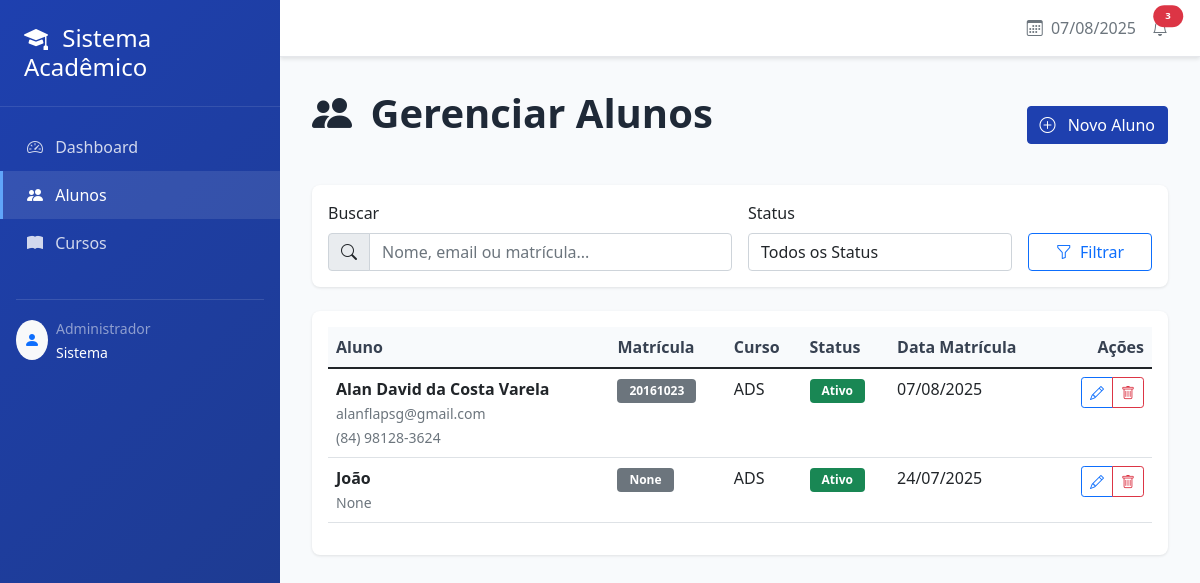
The page /alunos/ (signed in) on the database its author committed.
### people/models.py (models this page shows, shortened)
class Aluno(models.Model):
    STATUS_CHOICES = [
        ('ativo', 'Ativo'),
        ('inativo', 'Inativo'),
        ('trancado', 'Trancado'),
    ]
    phone_regex = RegexValidator(
        regex=r'^\(\d{2}\) \d{4,5}-\d{4}$',
        message="Telefone deve estar no formato: '(11) 99999-9999'"
    )
    nome = models.CharField(max_length=200, verbose_name='Nome Completo')
    email = models.EmailField(unique=True, null=True, blank=True, verbose_name='Email')
    telefone = models.CharField(validators=[phone_regex], max_length=17, blank=True, verbose_name='Telefone')
    matricula = models.CharField(max_length=20, unique=True, null=True, blank=True, verbose_name='Matrícula')
    curso = models.ForeignKey(Curso, on_delete=models.CASCADE, verbose_name='Curso')
    status = models.CharField(max_length=10, choices=STATUS_CHOICES, default='ativo')
    data_matricula = models.DateField(default=timezone.now, verbose_name='Data de Matrícula')
    data_criacao = models.DateTimeField(default=timezone.now)  # Substitui auto_now_add
    data_atualizacao = models.DateTimeField(auto_now=True)
    class Meta:
        verbose_name = 'Aluno'
        verbose_name_plural = 'Alunos'
        ordering = ['nome']

class Curso(models.Model):
    STATUS_CHOICES = [
        ('ativo', 'Ativo'),
        ('inativo', 'Inativo'),
    ]
    nome = models.CharField(max_length=200, verbose_name='Nome do Curso')
    codigo = models.CharField(max_length=10, unique=True, null=True, blank=True, verbose_name='Código')
    duracao = models.CharField(max_length=50, default='Indefinida', verbose_name='Duração')
    descricao = models.TextField(default='Descrição temporária', verbose_name='Descrição')
    coordenador = models.CharField(max_length=200, default='Coordenador Temporário', verbose_name='Coordenador')
    status = models.CharField(max_length=10, choices=STATUS_CHOICES, default='ativo')
    data_criacao = models.DateTimeField(default=timezone.now)
    data_atualizacao = models.DateTimeField(auto_now=True)
    class Meta:
        verbose_name = 'Curso'
        verbose_name_plural = 'Cursos'
        ordering = ['nome']

### people/views.py (the view)
# urls.py: path('alunos/', ListaAlunosView.as_view(), name='lista_alunos'),
@method_decorator(login_required, name='dispatch')
class ListaAlunosView(TitleMixin, ListView):
    model = Aluno
    template_name = 'core/lista_alunos.html'
    context_object_name = 'page_obj'
    paginate_by = 10
    title = 'Lista de Alunos'
    def get_queryset(self):
        queryset = super().get_queryset()
        busca = self.request.GET.get('busca', '')
        status = self.request.GET.get('status', '')
        if busca:
            queryset = queryset.filter(
                Q(nome__icontains=busca) |
                Q(email__icontains=busca) |
                Q(matricula__icontains=busca)
            )
        if status:
            queryset = queryset.filter(status=status)
        return queryset.order_by('nome')

### people/mixins.py (called while the page is built)
    def get_context_data(self, **kwargs):
        context = super().get_context_data(**kwargs)
        context['titulo'] = self.title
        return context

### people/templates/core/lista_alunos.html (shortened to what this page needs)
{% extends 'base.html' %}
{% block content %}
<div class="d-flex justify-content-between align-items-center mb-4">
    <h1 class="page-title">
        <i class="bi bi-people-fill me-2"></i>
        Gerenciar Alunos
    </h1>
    <a href="{% url 'criar_aluno' %}" class="btn btn-primary">
        <i class="bi bi-plus-circle me-2"></i>
        Novo Aluno
    </a>
</div>
<div class="card mb-4">
    <div class="card-body">
        <form method="GET" class="row g-3">
            <div class="col-md-6">
                <label for="busca" class="form-label">Buscar</label>
                <div class="input-group">
                    <span class="input-group-text">
                        <i class="bi bi-search"></i>
                    </span>
                    <input type="text" class="form-control" id="busca" name="busca"
                           value="{{ busca }}" placeholder="Nome, email ou matrícula...">
                </div>
            </div>
            <div class="col-md-4">
                <label for="status" class="form-label">Status</label>
                <select class="form-control" id="status" name="status">
                    <option value="">Todos os Status</option>
                </select>
            </div>
            <div class="col-md-2 d-flex align-items-end">
                <button type="submit" class="btn btn-outline-primary w-100">
                    <i class="bi bi-funnel me-1"></i>
                    Filtrar
                </button>
            </div>
        </form>
    </div>
</div>
<div class="card">
    <div class="card-body">
        {% if page_obj %}
            <div class="table-responsive">
                <table class="table table-hover">
                    <thead>
                        <tr>
                            <th>Aluno</th>
                            <th>Matrícula</th>
                            <th>Curso</th>
                            <th>Status</th>
                            <th>Data Matrícula</th>
                            <th class="text-end">Ações</th>
                        </tr>
                    </thead>
                    <tbody>
                        {% for aluno in page_obj %}
                            <tr>
                                <td>
                                    <div>
                                        <strong>{{ aluno.nome }}</strong><br>
                                        <small class="text-muted">{{ aluno.email }}</small><br>
                                        {% if aluno.telefone %}
                                            <small class="text-muted">{{ aluno.telefone }}</small>
                                        {% endif %}
                                    </div>
                                </td>
                                <td>
                                    <span class="badge bg-secondary">{{ aluno.matricula }}</span>
                                </td>
                                <td>{{ aluno.curso.nome }}</td>
                                <td>
                                    {% if aluno.status == 'ativo' %}
                                        <span class="badge bg-success">Ativo</span>
                                    {% elif aluno.status == 'inativo' %}
                                        <span class="badge bg-danger">Inativo</span>
                                    {% else %}
                                        <span class="badge bg-warning">Trancado</span>
                                    {% endif %}
                                </td>
                                <td>{{ aluno.data_matricula|date:"d/m/Y" }}</td>
                                <td class="text-end">
                                    <div class="btn-group btn-group-sm">
                                        <a href="{% url 'editar_aluno' aluno.pk %}"
                                           class="btn btn-outline-primary" title="Editar">
                                            <i class="bi bi-pencil"></i>
                                        </a>
                                        <a href="{% url 'excluir_aluno' aluno.pk %}"
                                           class="btn btn-outline-danger" title="Excluir">
                                            <i class="bi bi-trash"></i>
                                        </a>
                                    </div>
                                </td>
                            </tr>
                        {% endfor %}
                    </tbody>
                </table>
            </div>
        {% endif %}
    </div>
</div>
{% endblock %}

### templates/base.html (shortened to what this page needs)
<!DOCTYPE html>
<html lang="pt-br">
<head>
    <link href="https://cdn.jsdelivr.net/npm/bootstrap@5.1.3/dist/css/bootstrap.min.css" rel="stylesheet">
    <link rel="stylesheet" href="https://cdn.jsdelivr.net/npm/bootstrap-icons@1.7.2/font/bootstrap-icons.css">
</head>
<body>
    <nav class="sidebar">
        <div class="logo">
            <h4 class="mb-0">
                <i class="bi bi-mortarboard-fill me-2"></i>
                Sistema Acadêmico
            </h4>
        </div>
        <ul class="nav flex-column mt-3">
            <li class="nav-item">
                <a class="nav-link {% if request.resolver_match.url_name == 'dashboard' %}active{% endif %}"
                   href="{% url 'dashboard' %}">
                    <i class="bi bi-speedometer2 me-2"></i>
                    Dashboard
                </a>
            </li>
            <li class="nav-item">
                <a class="nav-link {% if 'aluno' in request.resolver_match.url_name %}active{% endif %}"
                   href="{% url 'lista_alunos' %}">
                    <i class="bi bi-people-fill me-2"></i>
                    Alunos
                </a>
            </li>
            <li class="nav-item">
                <a class="nav-link {% if 'curso' in request.resolver_match.url_name %}active{% endif %}"
                   href="{% url 'lista_cursos' %}">
                    <i class="bi bi-book-fill me-2"></i>
                    Cursos
                </a>
            </li>
        </ul>
        <div class="mt-auto p-3">
            <hr class="text-white-50">
            <div class="d-flex align-items-center">
                <div class="bg-light rounded-circle p-2 me-2">
                    <i class="bi bi-person-fill text-primary"></i>
                </div>
                <div>
                    <small class="text-white-50">Administrador</small><br>
                    <small class="text-white">Sistema</small>
                </div>
            </div>
        </div>
    </nav>
    <div class="main-content">
        <div class="top-bar">
            <div class="d-flex justify-content-between align-items-center">
                <div class="d-flex align-items-center">
                    <span class="text-muted me-3">
                        <i class="bi bi-calendar3 me-1"></i>
                        {% now "d/m/Y" %}
                    </span>
                    <div class="position-relative">
                        <i class="bi bi-bell text-muted"></i>
                        <span class="position-absolute top-0 start-100 translate-middle badge rounded-pill bg-danger" style="font-size: 0.6rem;">
                            3
                        </span>
                    </div>
                </div>
            </div>
        </div>
        <div class="content-area">
            {% block content %}{% endblock %}
        </div>
    </div>
</body>
</html>

### templates/base.html (style rules this page uses)
:root { --primary-color: #1e40af; --secondary-color: #3b82f6; --success-color: #10b981; --warning-color: #f59e0b; --danger-color: #ef4444; --sidebar-width: 280px; }
body { background-color: #f8fafc; font-family: 'Segoe UI', Tahoma, Geneva, Verdana, sans-serif; }
.sidebar { position: fixed; top: 0; left: 0; height: 100vh; width: var(--sidebar-width); background: linear-gradient(135deg, var(--primary-color) 0%, #1e3a8a 100%); color: white; z-index: 1000; overflow-y: auto; }
.sidebar .logo { padding: 1.5rem; border-bottom: 1px solid rgba(255, 255, 255, 0.1); }
.sidebar .nav-link { color: rgba(255, 255, 255, 0.8); padding: 0.75rem 1.5rem; border-radius: 0; transition: all 0.3s ease; border-left: 3px solid transparent; }
.sidebar .nav-link:hover, .sidebar .nav-link.active { color: white; background-color: rgba(255, 255, 255, 0.1); border-left-color: #60a5fa; }
.main-content { margin-left: var(--sidebar-width); min-height: 100vh; }
.top-bar { background: white; padding: 1rem 2rem; box-shadow: 0 2px 4px rgba(0, 0, 0, 0.1); border-bottom: 1px solid #e5e7eb; }
.content-area { padding: 2rem; }
.card { border: none; box-shadow: 0 1px 3px rgba(0, 0, 0, 0.1); border-radius: 0.5rem; transition: box-shadow 0.3s ease; }
.btn-primary { background-color: var(--primary-color); border-color: var(--primary-color); }
.table th { background-color: #f8fafc; border-top: none; font-weight: 600; color: #374151; }
.badge { font-size: 0.75rem; padding: 0.375rem 0.75rem; }
.page-title { color: #1f2937; font-weight: 700; margin-bottom: 1.5rem; }

### rows shown on the page
Aluno: nome "Alan David da Costa Varela", email "alanflapsg@gmail.com", telefone "(84) 98128-3624", matricula "20161023", curso.nome "ADS", status "Ativo", data_matricula "07/08/2025"
Aluno: nome "João", email "None", matricula "None", curso.nome "ADS", status "Ativo", data_matricula "24/07/2025"
